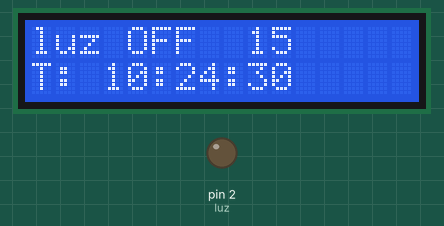
Recording of a sketch running on a simulated Arduino Uno, built with avr-gcc and run on an emulated ATmega328P. Parts: 16×2 character LCD, output pins drawn as LEDs (lit = HIGH). The local clock reads 2024-03-15 10:24:30 at power-on unless the sketch sets it; what the sketch prints to the serial monitor is not drawn.

Above: at 0.2 s.
At 5.1 s:
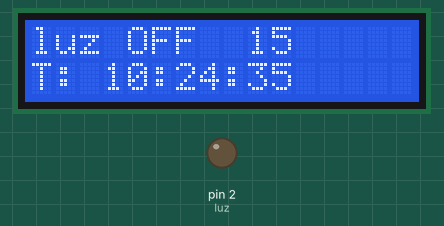
At 9.1 s:
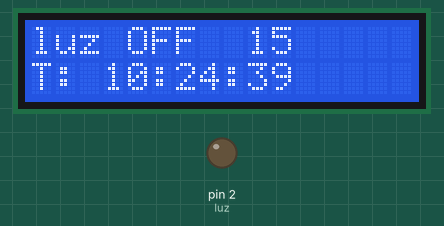
At 18.1 s:
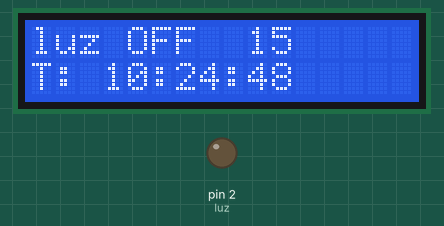
At 27.1 s:
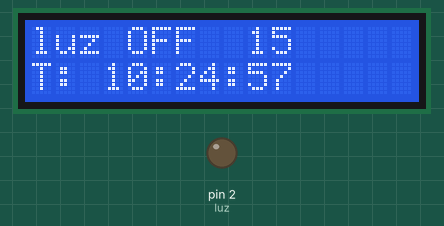
At 36.1 s:
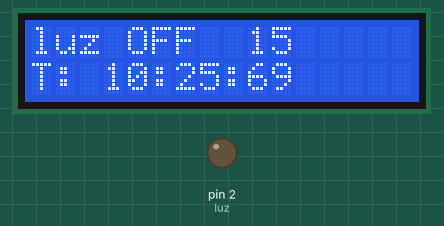

The sketch:

automaticaluz.ino
```cpp
#include <Wire.h>
#include "RTClib.h"
#include <LiquidCrystal_I2C.h>

LiquidCrystal_I2C lcd(0x27,16,2); // inicializa la interfaz I2C del LCD 16x2
RTC_DS1307 RTC;                   // inicializa el modulo RTC

const int luz = 2;             // Pin 7 encargado de activar el luz, se conecta al Rele
int segundo;
int minuto;
int hora;
void setup () {

 pinMode(luz, OUTPUT);                    // Configura como salida el pin 7
 Wire.begin();
 RTC.begin();                                // Inicia la comunicaci¢n con el RTC

 //RTC.adjust(DateTime(__DATE__, __TIME__)); // Lee la fecha y hora del PC (Solo en la primera carga)
                                             // el anterior se usa solo en la configuracion inicial luego se pone como comentario
                                             // y se vuelve a cargar el programa sin esa linea.
 Serial.begin(9600);                         // Establece la velocidad de datos del puerto serie a 9600
 lcd.init();
 lcd.backlight();                            // Coloca luz de fondo al LCD
 lcd.clear();                                // Borra el  LCD
}
////////////////////////////////// Void loop() ///////////
void loop(){
 DateTime now = RTC.now();          // Obtiene la fecha y hora del RTC
 Serial.print(now.year(), DEC);  // A§o
 Serial.print('/');
 Serial.print(now.month(), DEC); // Mes
 Serial.print('/');
 Serial.print(now.day(), DEC);   // Dia
 Serial.print(' ');
 Serial.print(now.hour(), DEC);  // Horas
 Serial.print(':');
 Serial.print(now.minute(), DEC); // Minutos
 Serial.print(':');
 Serial.print(now.second(), DEC); // Segundos
 Serial.println();
 lcd.setCursor(0,0);
 lcd.print("D:");
 lcd.print(now.year(), DEC);
 lcd.print("/");
 lcd.print(now.month(), DEC);
 lcd.print("/");
 lcd.print(now.day(), DEC);
 lcd.print(" ");
 lcd.setCursor(0,1);
 lcd.print("T: ");
 lcd.print(now.hour(), DEC);
 lcd.print(":");
 lcd.print(now.minute(), DEC);
 lcd.print(":");
 lcd.print(now.second(), DEC);
 segundo=now.second();
 minuto=now.minute();
 hora=now.hour();

if (now.hour() >= 16 && now.hour() < 23) {
  digitalWrite(luz, HIGH);
  lcd.setCursor(0,0);
  lcd.setCursor(0,0);
  lcd.print("luz ON  ");
  Serial.println("luz Activo");
  }else{
    digitalWrite(luz, LOW);
    lcd.setCursor(0,0);
    lcd.print("luz OFF  ");
    Serial.println("Apagado");
  }

}
```

Measured:
- what the display in image 1 shows lasts 1.1 s, from 5.0 s to 6.1 s
